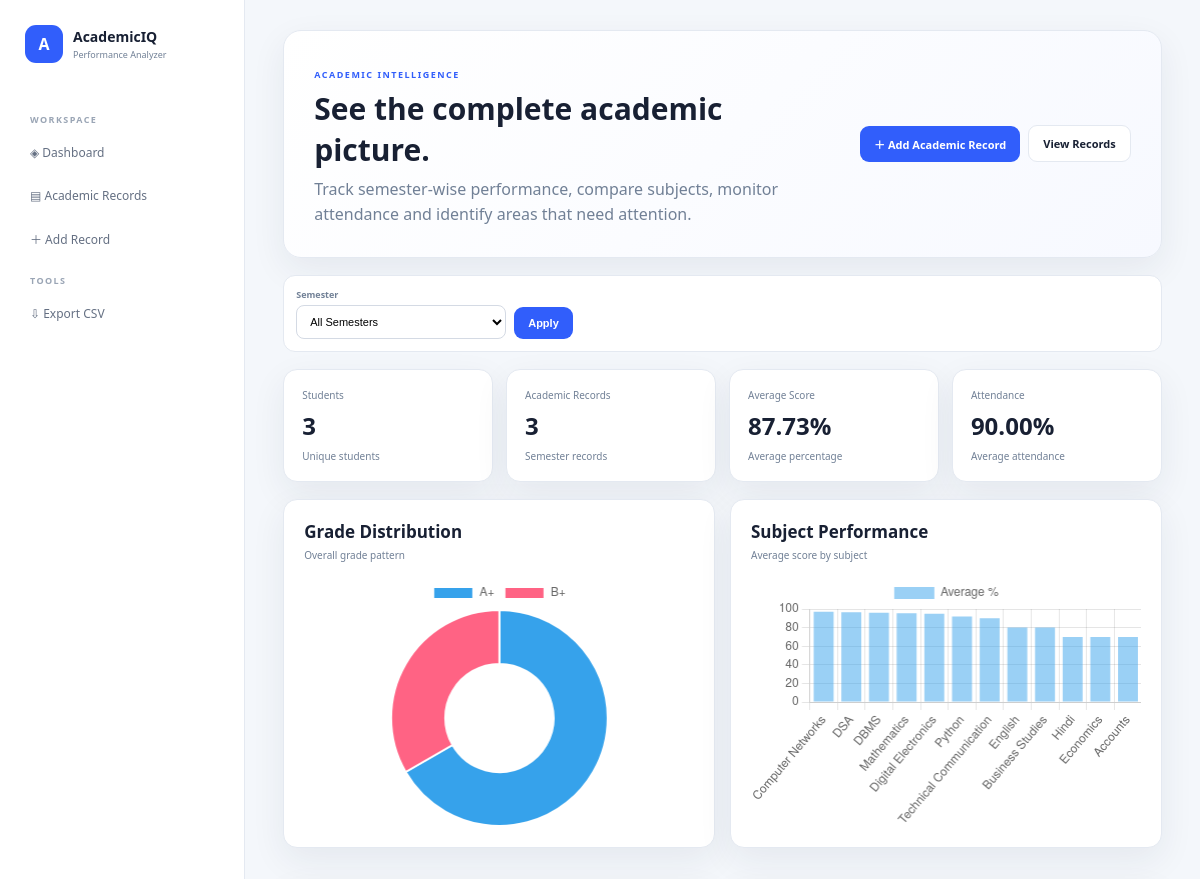
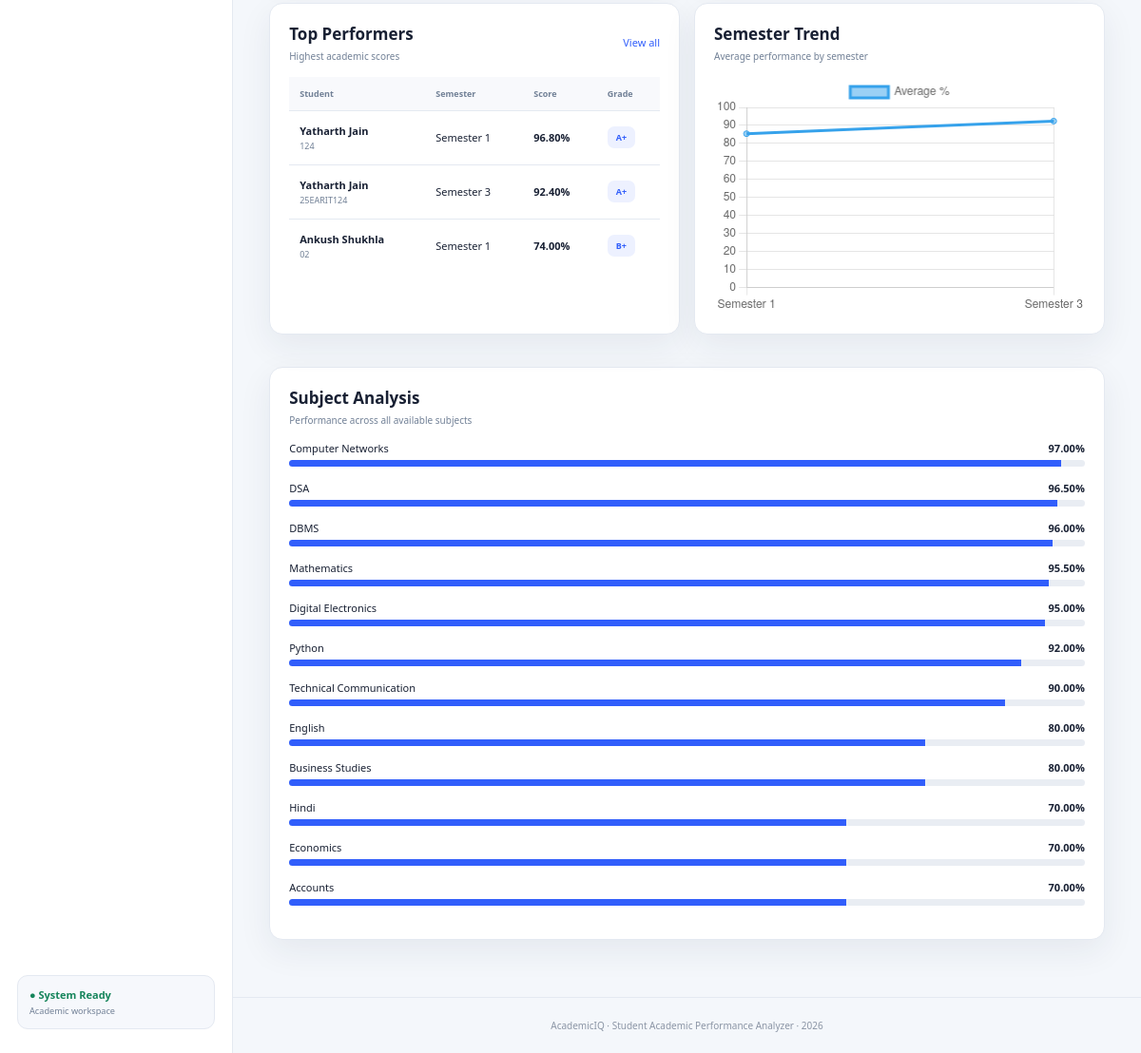
The page / on the database its author committed (2 pictures, top to bottom).
### tables this page shows
CREATE TABLE academic_records (

            id INTEGER PRIMARY KEY AUTOINCREMENT,

            student_id INTEGER NOT NULL,

            semester TEXT NOT NULL,

            attendance REAL NOT NULL DEFAULT 0,

            total REAL NOT NULL DEFAULT 0,

            max_total REAL NOT NULL DEFAULT 0,

            percentage REAL NOT NULL DEFAULT 0,

            grade TEXT NOT NULL DEFAULT 'F',

            performance TEXT NOT NULL DEFAULT 'Poor',

            created_at TIMESTAMP
            DEFAULT CURRENT_TIMESTAMP,

            FOREIGN KEY(student_id)
            REFERENCES students(id)
            ON DELETE CASCADE,

            UNIQUE(student_id, semester)
        );

CREATE TABLE students (

            id INTEGER PRIMARY KEY AUTOINCREMENT,

            name TEXT NOT NULL,

            roll_no TEXT NOT NULL UNIQUE,

            class_name TEXT NOT NULL,

            created_at TIMESTAMP
            DEFAULT CURRENT_TIMESTAMP
        );

CREATE TABLE subjects (

            id INTEGER PRIMARY KEY AUTOINCREMENT,

            record_id INTEGER NOT NULL,

            subject_name TEXT NOT NULL,

            marks REAL NOT NULL,

            max_marks REAL NOT NULL,

            FOREIGN KEY(record_id)
            REFERENCES academic_records(id)
            ON DELETE CASCADE
        );

### app.py (the view, shortened to what this page needs)
@app.route("/")
def index():
    selected_semester = request.args.get(
        "semester",
        ""
    ).strip()
    connection = get_db()
    where = ""
    parameters = []
    stats = connection.execute(
        f"""
        SELECT

            COUNT(*) AS records,

            COUNT(
                DISTINCT ar.student_id
            ) AS students,

            COALESCE(
                AVG(ar.percentage),
                0
            ) AS avg_percentage,

            COALESCE(
                AVG(ar.attendance),
                0
            ) AS avg_attendance

        FROM academic_records ar

        {where}
        """,
        parameters
    ).fetchone()
    toppers = connection.execute(
        f"""
        SELECT

            ar.*,

            s.name,

            s.roll_no

        FROM academic_records ar

        JOIN students s
        ON s.id = ar.student_id

        {where}

        ORDER BY ar.percentage DESC

        LIMIT 5
        """,
        parameters
    ).fetchall()
    grades = connection.execute(
        f"""
        SELECT

            ar.grade,

            COUNT(*) AS count

        FROM academic_records ar

        {where}

        GROUP BY ar.grade

        ORDER BY

            CASE ar.grade

                WHEN 'A+' THEN 1
                WHEN 'A' THEN 2
                WHEN 'B+' THEN 3
                WHEN 'B' THEN 4
                WHEN 'C' THEN 5
                WHEN 'D' THEN 6
                ELSE 7

            END
        """,
        parameters
    ).fetchall()
    subject_rows = connection.execute(
        f"""
        SELECT

            sub.subject_name,

            ROUND(
                AVG(
                    sub.marks * 100.0
                    / sub.max_marks
                ),
                2
            ) AS average

        FROM subjects sub

        JOIN academic_records ar
        ON ar.id = sub.record_id

        {where}

        GROUP BY sub.subject_name

        ORDER BY average DESC
        """
        ,
        parameters
    ).fetchall()
    semester_rows = connection.execute(
        """
        SELECT

            semester,

            COUNT(*) AS records,

            ROUND(
                AVG(percentage),
                2
            ) AS average

        FROM academic_records

        GROUP BY semester

        ORDER BY id
        """
    ).fetchall()
    connection.close()
    return render_template(
        "index.html",
        stats=stats,
        toppers=toppers,
        grade_data=grades,
        subject_rows=subject_rows,
        semester_rows=semester_rows,
        semesters=SEMESTERS,
        selected_semester=selected_semester
    )

### app.py (called while the page is built)
def get_db():
    connection = sqlite3.connect(
        DATABASE
    )
    connection.row_factory = sqlite3.Row
    connection.execute(
        "PRAGMA foreign_keys = ON"
    )
    return connection

### templates/index.html (shortened to what this page needs)
{% extends "base.html" %}
{% block content %}
<section class="hero">
    <div>
        <span class="eyebrow">
            ACADEMIC INTELLIGENCE
        </span>
        <h1>
            See the complete academic picture.
        </h1>
        <p>
            Track semester-wise performance,
            compare subjects, monitor attendance
            and identify areas that need attention.
        </p>
    </div>
    <div class="hero-actions">
        <a
            href="{{ url_for('add_student') }}"
            class="btn primary"
        >
            ＋ Add Academic Record
        </a>
        <a
            href="{{ url_for('students') }}"
            class="btn secondary"
        >
            View Records
        </a>
    </div>
</section>
<form
    method="GET"
    class="filter-strip"
>
    <div>
        <label>
            Semester
        </label>
        <select name="semester">
            <option value="">
                All Semesters
            </option>
        </select>
    </div>
    <button class="btn primary">
        Apply
    </button>
</form>
<section class="stats-grid">
    <article class="stat-card">
        <span>
            Students
        </span>
        <strong>
            {{ stats.students }}
        </strong>
        <small>
            Unique students
        </small>
    </article>
    <article class="stat-card">
        <span>
            Academic Records
        </span>
        <strong>
            {{ stats.records }}
        </strong>
        <small>
            Semester records
        </small>
    </article>
    <article class="stat-card">
        <span>
            Average Score
        </span>
        <strong>
            {{ "%.2f"|format(
                stats.avg_percentage
            ) }}%
        </strong>
        <small>
            Average percentage
        </small>
    </article>
    <article class="stat-card">
        <span>
            Attendance
        </span>
        <strong>
            {{ "%.2f"|format(
                stats.avg_attendance
            ) }}%
        </strong>
        <small>
            Average attendance
        </small>
    </article>
</section>
<section class="dashboard-grid">
    <article class="panel">
        <div class="panel-header">
            <div>
                <h2>
                    Grade Distribution
                </h2>
                <p>
                    Overall grade pattern
                </p>
            </div>
        </div>
        <div class="chart-container">
            <canvas id="gradeChart"></canvas>
        </div>
    </article>
    <article class="panel">
        <div class="panel-header">
            <div>
                <h2>
                    Subject Performance
                </h2>
                <p>
                    Average score by subject
                </p>
            </div>
        </div>
        <div class="chart-container">
            <canvas id="subjectChart"></canvas>
        </div>
    </article>
</section>
<section class="dashboard-grid">
    <article class="panel">
        <div class="panel-header">
            <div>
                <h2>
                    Top Performers
                </h2>
                <p>
                    Highest academic scores
                </p>
            </div>
            <a
                href="{{ url_for('students') }}"
                class="text-link"
            >
                View all
            </a>
        </div>
        <div class="table-wrap">
            <table>
                <thead>
                    <tr>
                        <th>
                            Student
                        </th>
                        <th>
                            Semester
                        </th>
                        <th>
                            Score
                        </th>
                        <th>
                            Grade
                        </th>
                    </tr>
                </thead>
                <tbody>
                    {% for student in toppers %}
                    <tr>
                        <td>
                            <strong>
                                {{ student.name }}
                            </strong>
                            <small>
                                {{ student.roll_no }}
                            </small>
                        </td>
                        <td>
                            {{ student.semester }}
                        </td>
                        <td>
                            <strong>
                                {{ "%.2f"|format(
                                    student.percentage
                                ) }}%
                            </strong>
                        </td>
                        <td>
                            <span class="badge">
                                {{ student.grade }}
                            </span>
                        </td>
                    </tr>
                    {% endfor %}
                </tbody>
            </table>
        </div>
    </article>
    <article class="panel">
        <div class="panel-header">
            <div>
                <h2>
                    Semester Trend
                </h2>
                <p>
                    Average performance by semester
                </p>
            </div>
        </div>
        <div class="chart-container">
            <canvas id="semesterChart"></canvas>
        </div>
    </article>
</section>
<section class="panel">
    <div class="panel-header">
        <div>
            <h2>
                Subject Analysis
            </h2>
            <p>
                Performance across all available subjects
            </p>
        </div>
    </div>
    {% for subject in subject_rows %}
        <div class="subject-bar">
            <div>
                <span>
                    {{ subject.subject_name }}
                </span>
                <strong>
                    {{ "%.2f"|format(
                        subject.average
                    ) }}%
                </strong>
            </div>
            <div class="progress-track">
                <div
                    class="progress-fill"
                    style="
                        width:
                        {{ [subject.average, 100]|min }}%;
                    "
                ></div>
            </div>
        </div>
    {% else %}
        <div class="empty">
            Add academic records to start analysis.
        </div>
    {% endfor %}
</section>
{% endblock %}
{% block scripts %}
<script>
const gradeLabels = {{ grade_data
    | map(attribute='grade')
    | list
    | tojson
}};
const gradeValues = {{ grade_data
    | map(attribute='count')
    | list
    | tojson
}};
new Chart(
    document.getElementById("gradeChart"),
    {
        type: "doughnut",
        data: {
            labels: gradeLabels,
            datasets: [
                {
                    data: gradeValues
                }
            ]
        },
        options: {
            responsive: true,
            maintainAspectRatio: false
        }
    }
);
const subjectLabels = {{ subject_rows
    | map(attribute='subject_name')
    | list
    | tojson
}};
const subjectValues = {{ subject_rows
    | map(attribute='average')
    | list
    | tojson
}};
new Chart(
    document.getElementById("subjectChart"),
    {
        type: "bar",
        data: {
            labels: subjectLabels,
            datasets: [
                {
                    label: "Average %",
                    data: subjectValues
                }
            ]
        },
        options: {
            responsive: true,
            maintainAspectRatio: false,
            scales: {
                y: {
                    beginAtZero: true,
                    max: 100
                }
            }
        }
    }
);
const semesterLabels = {{ semester_rows
    | map(attribute='semester')
    | list
    | tojson
}};
const semesterValues = {{ semester_rows
    | map(attribute='average')
    | list
    | tojson
}};
new Chart(
    document.getElementById("semesterChart"),
    {
        type: "line",
        data: {
            labels: semesterLabels,
            datasets: [
                {
                    label: "Average %",
                    data: semesterValues,
                    tension: 0.35
                }
            ]
        },
        options: {
            responsive: true,
            maintainAspectRatio: false,
            scales: {
                y: {
                    beginAtZero: true,
                    max: 100
                }
            }
        }
    }
);
</script>
{% endblock %}

### static/style.css (style rules this page uses)
* { box-sizing: border-box; }
:root { --background: #f4f7fb; --surface: #ffffff; --surface-soft: #f8f9fc; --text: #182033; --muted: #718096; --border: #e4e9f1; --primary: #315efb; --primary-soft: #edf1ff; --success: #16855b; --danger: #d9485f; --warning: #d38b00; --shadow: 0 12px 35px rgba(26, 39, 67, 0.07); }
body { margin: 0; background: var(--background); color: var(--text); font-family: "Segoe UI", Arial, sans-serif; }
.hero { background: linear-gradient( 135deg, #ffffff, #f7f9ff ); border: 1px solid var(--border); border-radius: 18px; padding: 30px; box-shadow: var(--shadow); display: flex; justify-content: space-between; gap: 20px; margin-bottom: 17px; }
.eyebrow { color: var(--primary); font-size: 9px; font-weight: 800; letter-spacing: 1.5px; }
.hero h1, .page-title h1 { margin: 5px 0 7px; font-size: 30px; }
.hero p, .page-title p { color: var(--muted); line-height: 1.55; margin: 0; }
.hero-actions { display: flex; gap: 8px; align-items: center; }
.btn { display: inline-flex; align-items: center; justify-content: center; border: 0; border-radius: 9px; padding: 10px 14px; text-decoration: none; cursor: pointer; font-size: 11px; font-weight: 700; white-space: nowrap; }
.btn.primary { background: var(--primary); color: #ffffff; }
.btn.secondary { background: #ffffff; color: var(--text); border: 1px solid var(--border); }
.filter-strip { background: #ffffff; border: 1px solid var(--border); border-radius: 12px; padding: 12px; display: flex; gap: 8px; align-items: end; margin-bottom: 17px; }
.filter-strip label { display: block; font-size: 9px; color: var(--muted); font-weight: 700; margin-bottom: 4px; }
.filter-strip select, .filter-bar input, .filter-bar select { border: 1px solid #d4dae4; border-radius: 8px; padding: 9px; font-size: 11px; background: #ffffff; }
.filter-strip select { min-width: 210px; }
.stats-grid { display: grid; grid-template-columns: repeat(4, 1fr); gap: 13px; margin-bottom: 17px; }
.stat-card { background: var(--surface); border: 1px solid var(--border); border-radius: 14px; padding: 18px; box-shadow: var(--shadow); }
.stat-card span, .stat-card small { display: block; color: var(--muted); font-size: 10px; }
.stat-card strong { display: block; font-size: 24px; margin: 7px 0; }
.dashboard-grid { display: grid; grid-template-columns: 1fr 1fr; gap: 15px; margin-bottom: 17px; }
.panel { background: var(--surface); border: 1px solid var(--border); border-radius: 14px; padding: 20px; box-shadow: var(--shadow); margin-bottom: 17px; }
.panel-header { display: flex; align-items: center; justify-content: space-between; gap: 15px; margin-bottom: 15px; }
.panel h2 { margin: 0 0 5px; font-size: 17px; }
.panel-header p { color: var(--muted); font-size: 10px; margin: 0; }
.text-link { text-decoration: none; color: var(--primary); font-size: 11px; }
.chart-container { height: 250px; position: relative; }
.table-wrap { overflow-x: auto; }
table { width: 100%; border-collapse: collapse; }
th { background: #f8f9fc; color: var(--muted); font-size: 9px; text-align: left; padding: 11px; white-space: nowrap; }
td { padding: 13px 11px; border-top: 1px solid var(--border); font-size: 11px; white-space: nowrap; }
td small { display: block; color: var(--muted); font-size: 9px; margin-top: 2px; }
.badge, .soft-badge, .status-badge { display: inline-block; padding: 5px 9px; border-radius: 7px; font-size: 9px; font-weight: 800; }
.badge { background: var(--primary-soft); color: var(--primary); }
.subject-bar { margin: 15px 0; }
.subject-bar > div:first-child { display: flex; justify-content: space-between; font-size: 11px; }
.progress-track { height: 7px; background: #e9edf3; border-radius: 10px; overflow: hidden; margin-top: 5px; }
.progress-fill { height: 100%; background: var(--primary); }

### rows shown on the page
academic_records: name "Yatharth Jain", roll_no "124", semester "Semester 1", percentage "96.80", grade "A+"
academic_records: name "Yatharth Jain", roll_no "25EARIT124", semester "Semester 3", percentage "92.40", grade "A+"
academic_records: name "Ankush Shukhla", roll_no "02", semester "Semester 1", percentage "74.00", grade "B+"
subjects: subject_name "Computer Networks", marks "97.00", {{ [subject.average, 100]|min }} 97.0 (drawn)
subjects: subject_name "DBMS", marks "96.00", {{ [subject.average, 100]|min }} 96.0 (drawn)
subjects: subject_name "Digital Electronics", marks "95.00", {{ [subject.average, 100]|min }} 95.0 (drawn)
subjects: subject_name "Technical Communication", marks "90.00", {{ [subject.average, 100]|min }} 90.0 (drawn)
subjects: subject_name "English", marks "80.00", {{ [subject.average, 100]|min }} 80.0 (drawn)
subjects: subject_name "Business Studies", marks "80.00", {{ [subject.average, 100]|min }} 80.0 (drawn)
subjects: subject_name "Hindi", marks "70.00", {{ [subject.average, 100]|min }} 70.0 (drawn)
subjects: subject_name "Economics", marks "70.00", {{ [subject.average, 100]|min }} 70.0 (drawn)
subjects: subject_name "Accounts", marks "70.00", {{ [subject.average, 100]|min }} 70.0 (drawn)

### other values the page prints
{{ stats.students }} "3"
{{ stats.records }} "3"
{{ "%.2f"|format(
                stats.avg_percentage
            ) }} "87.73"
{{ "%.2f"|format(
                stats.avg_attendance
            ) }} "90.00"
{{ subject.subject_name }} "DSA" "Mathematics" "Python"
